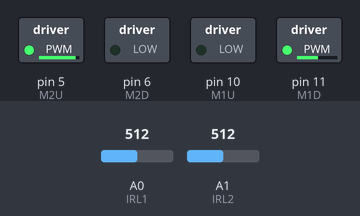
A sketch run on a simulated Arduino Uno, built with avr-gcc and run on an emulated ATmega328P. Shown: switched loads named in the sketch (green lamp = pin HIGH). The inputs (shaded band) are chosen by the test bench; at power-on: A0 (IRL1) = 512, A1 (IRL2) = 512.

Above: at 1.2 s.
1.3 s: A0 (IRL1) set to 716
At 2.5 s:
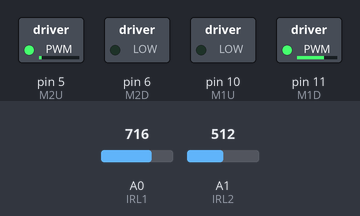
2.8 s: A1 (IRL2) set to 716
At 3.8 s:
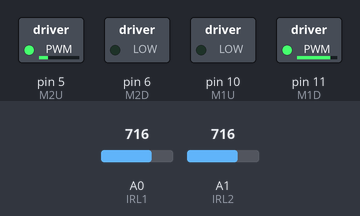
4.3 s: A0 (IRL1) set to 900
At 4.9 s:
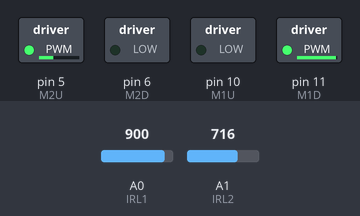
5.8 s: A1 (IRL2) set to 900
At 7.0 s:
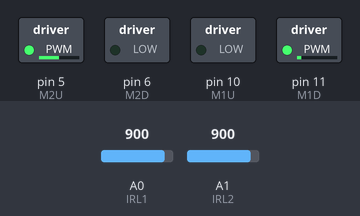
7.3 s: A0 (IRL1) set to 1023
At 8.4 s:
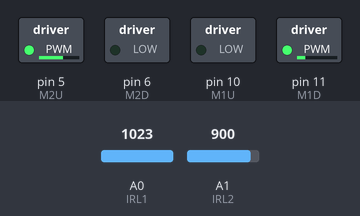
8.8 s: A1 (IRL2) set to 1023
At 9.5 s:
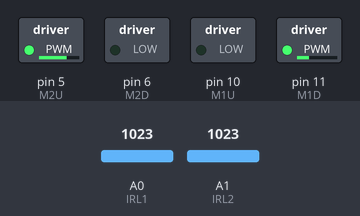
Timing chart, 0 to 11.3 s (numbered marks = the images above; inputs shaded):
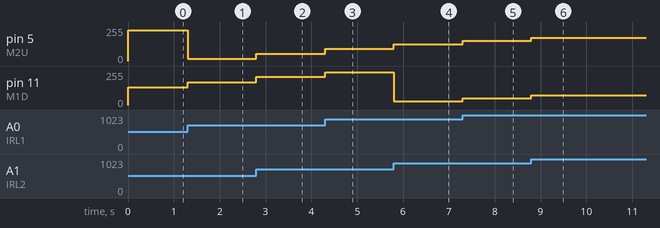

Measured:
- after the input at 1.3 s, pin 5 (M2U): 232/255 → 16/255 at once; pin 11 (M1D): 132/255 → 172/255 at once
- after the input at 2.8 s, pin 5 (M2U): 16/255 → 56/255 at once; pin 11 (M1D): 172/255 → 212/255 at once
- after the input at 4.3 s, pin 5 (M2U): 56/255 → 91/255 at once; pin 11 (M1D): 212/255 → 247/255 at once
- after the input at 5.8 s, pin 5 (M2U): 91/255 → 127/255 at once; pin 11 (M1D): 247/255 → 27/255 at once
- after the input at 7.3 s, pin 5 (M2U): 127/255 → 151/255 at once; pin 11 (M1D): 27/255 → 51/255 at once
- after the input at 8.8 s, pin 5 (M2U): 151/255 → 175/255 at once; pin 11 (M1D): 51/255 → 75/255 at once

The sketch:

SeguidorDeLinhasIDB.ino
```cpp
#include "control.h"

void setup()
{
  Serial.begin(9600);

  pinMode(M1D, OUTPUT);
  pinMode(M1U, OUTPUT);
  pinMode(M2D, OUTPUT);
  pinMode(M2U, OUTPUT);

  //Portas IRO
//  pinMode(IRO1, INPUT);
//  pinMode(IRO2, INPUT);
//  pinMode(IRO3, INPUT);

  //Portas IRLinhas
  //pinMode(IRL1, OUTPUT);
  //pinMode(IRL2, OUTPUT);
}

void loop()
{
  //PID(double kp, double kI,, double kI, double PWM, double mediaS)
   PID(0.39, 0.0, 0.0, 50, 44);
  //PWM(60, 60);
  //Serial.println((int)((analogRead(IRL1)+analogRead(IRL2))/2));
}
```

control.h
```cpp
/*
 * kP -- const. proporcional
 * kI -- const. Integral
 * kD -- const. derivada
 * mediaS -- media dos sensores de referencial
 *
 */
//Portas IRLinhas
#define IRL1 A0 //Direita
#define IRL2 A1 //Esquerda

//Portas ponte H
#define M1D 11
#define M1U 10
#define M2D 6
#define M2U 5

//Portas IR obstáculo
//#define IRO1
//#define IRO2
//#define IRO3

//Constantes
int mediaS = 100;

//void lerSensoresObstaculo()
//{
//  int O1 = analogRead(IRO1);
//  int O2 = analogRead(IRO2);
//  int O3 = analogRead(IRO3);
//}

int lerSensorLinha()
{
 int x1 = analogRead(IRL1);
 int x2 = analogRead(IRL2);

 return (x1 + x2)/2;
}


void PWM(int x1, int x2)
{
   // MOTOR ESQUERDO
  // motor esquerdo para frente
  if (x1 > 0) {
    analogWrite(M2U, x1);
    analogWrite(M2D, 0);

  }
  // motor esquerdo "travado"
  else if (x1 == 0) {
    analogWrite(M2U, 0);
    analogWrite(M2D, 0);
  }
  // Motor esquerdo para tras
  else {
    analogWrite(M2U, 0);
    analogWrite(M2D, abs(x1));
  }


  // MOTOR DIREITO
  if (x2 > 0) {
    analogWrite(M1U, x2);
    analogWrite(M1D, 0);
  }
  else if (x2 == 0) {
    analogWrite(M1U, 0);
    analogWrite(M1D, 0);
  }
  else {
    analogWrite(M1U, 0);
    analogWrite(M1D, abs(x2));
  }
}


void PID(float kP, float kI, float kD, int PWM2, int mediaS)
{
  float erro = (float)lerSensorLinha() - (float)mediaS;
  float lastErro, PID2, P, I, D;
  int motor1, motor2;

  P = erro*kP;
  I = I + (erro*kI);
  D = kD*(erro - lastErro);

  PID2 = P + I + D;

  lastErro = erro;

  motor1 = PWM2 + (int)PID2;
  motor2 = PWM2 - (int)PID2;

  PWM(motor1, motor2);
}
```
